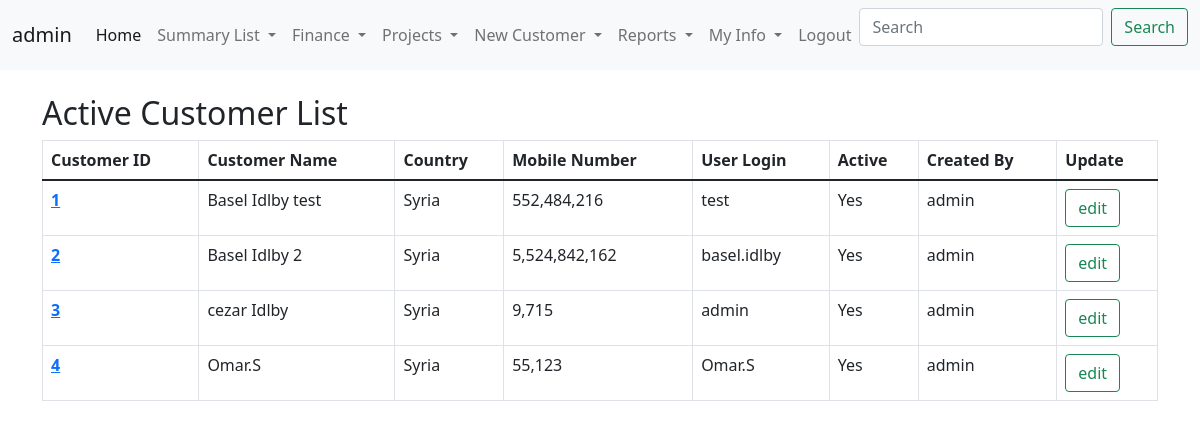
The page /customerList (signed in) on the database as committed earlier.
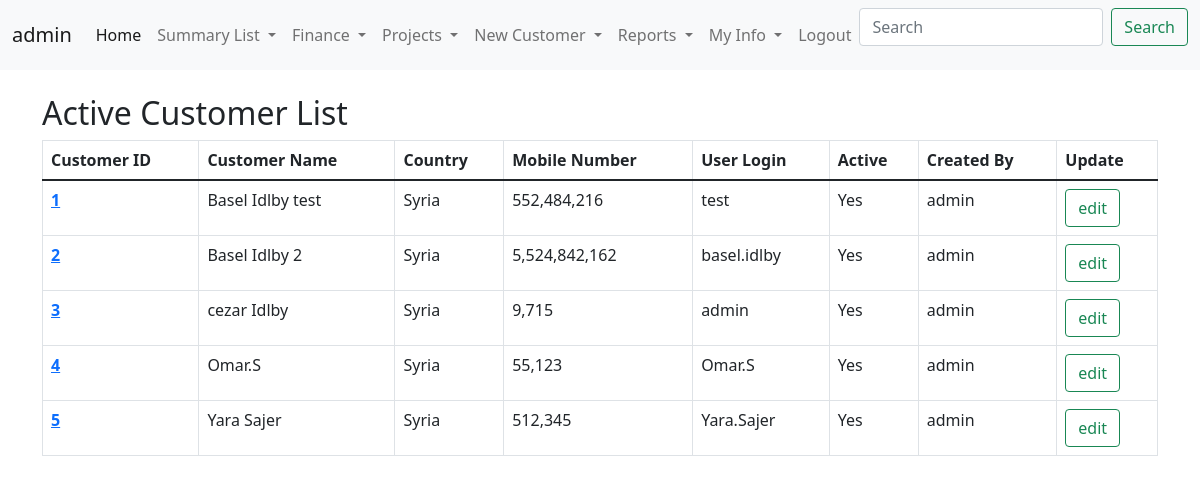
The same page on the database as committed later.
### CRM/models.py (models this page shows, shortened)
class CustomerInfoModel(models.Model):
    customerId = models.AutoField(primary_key=True)
    customerName = models.CharField(max_length=100 , unique=True)
    country = models.ForeignKey(countryListModel,on_delete=models.DO_NOTHING)
    address = models.CharField(max_length=150)
    mobileNumber = models.IntegerField(unique=True)
    workNumber = models.IntegerField()
    email = models.EmailField(max_length=50 , unique=True)
    userLogin = models.OneToOneField(settings.AUTH_USER_MODEL,related_name="b" ,  on_delete=models.DO_NOTHING , null=True , blank=True )
    createdBy = models.ForeignKey(User, on_delete=models.DO_NOTHING)
    active = models.BooleanField(default=True)
    GA1 = models.CharField(max_length=100 , blank=True, null=True)
    GA2 = models.CharField(max_length=100 , blank=True, null=True)
    GA3 = models.CharField(max_length=100 , blank=True, null=True)
    GA4 = models.CharField(max_length=100 , blank=True, null=True)
    GB1 = models.BooleanField(default=False , blank=True, null=True)
    GB2 = models.BooleanField(default=False , blank=True, null=True)
    GB3 = models.BooleanField(default=False , blank=True, null=True)
    GB4 = models.BooleanField(default=False , blank=True, null=True)
    GD1 = models.DateField(blank=True, null=True)
    GD2 = models.DateField(blank=True, null=True)
    GD3 = models.DateField(blank=True, null=True)

class countryListModel(models.Model):
    countryId = models.AutoField(primary_key=True)
    countryName = models.CharField(max_length=50,unique=True)
    def __str__(self) -> str:
        return f"{self.countryName}"

### CRM/views.py (the view)
# urls.py: path('customerList',views.customerList , name='customerList'),
@login_required
def customerList(request):
    customerListQuery = CustomerInfoModel.objects.all().filter(active = True)
    context = {'customerListQuery':customerListQuery}
    return render(request,'CRM/customerList.html',context)

### CRM/templates/CRM/customerList.html (shortened to what this page needs)
{% include 'CRM/base.html' %}
{% include 'CRM/navbar.html' %}
{% block content %}
<div class="container-lg">
    <h2>Active Customer List</h2>
<table class="table table-bordered">
    <thead>
      <tr>
        <th scope="col">Customer ID</th>
        <th scope="col">Customer Name</th>
        <th scope="col">Country</th>
        <th scope="col">Mobile Number</th>
        <th scope="col">User Login</th>
        <th scope="col">Active</th>
        <th scope="col">Created By</th>
        <th scope="col">Update</th>
      </tr>
    </thead>
    <tbody>
      <tr>
          {% for x in customerListQuery %}
        <th scope="row" ><a href="/customerProfile/{{x.customerId}}">{{x.customerId}}</a></th>
        <td>{{x.customerName}}</td>
        <td>{{x.country}}</td>
        <td>{{x.mobileNumber}}</td>
        <td>{{x.userLogin}}</td>
        {% if x.active == True %} <td>Yes</td> {% else %} <td>No</td> {% endif %}
        <td>{{x.createdBy}}</td>
        <td><button class="btn btn-outline-success" type="submit" onclick="location.href='{% url 'CRM:updateCustomerProfile' x.customerId %}'">edit</button></td>
      </tr>
      {% endfor %}
    </tbody>
  </table>
</div>
{%  endblock %}

Rows that differ between the two databases and show on the page:
added CustomerInfoModel: customerId "5", customerName "Yara Sajer", country "Syria", mobileNumber "512,345", userLogin "Yara.Sajer", active "Yes", createdBy "admin"
